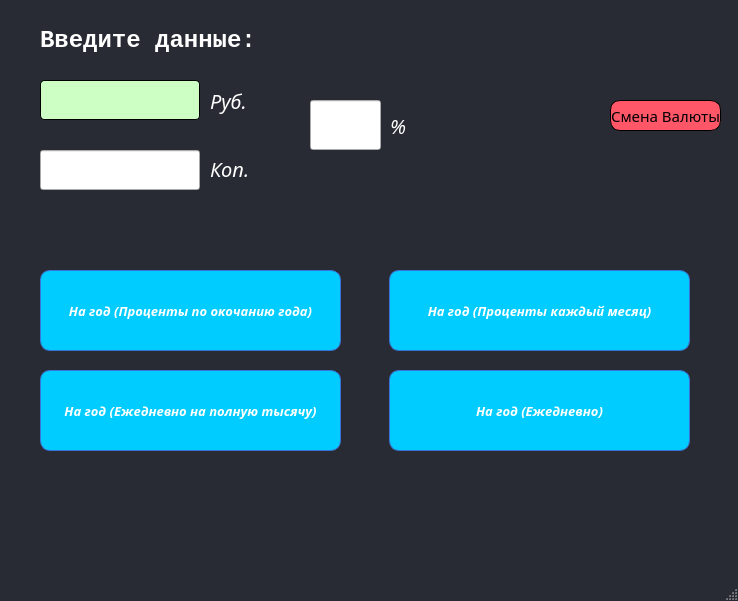
<?xml version="1.0" encoding="UTF-8"?>
<ui version="4.0">
 <class>MainWindow</class>
 <widget class="QMainWindow" name="MainWindow">
  <property name="geometry">
   <rect>
    <x>0</x>
    <y>0</y>
    <width>738</width>
    <height>601</height>
   </rect>
  </property>
  <property name="font">
   <font>
    <pointsize>9</pointsize>
   </font>
  </property>
  <property name="windowTitle">
   <string>Bank</string>
  </property>
  <property name="windowIcon">
   <iconset>
    <normalon>:/resources/img/bank_1.jpg</normalon>
   </iconset>
  </property>
  <property name="autoFillBackground">
   <bool>false</bool>
  </property>
  <property name="styleSheet">
   <string notr="true">QMainWindow{
	background-color: rgb(40, 43, 51)
}</string>
  </property>
  <widget class="QWidget" name="centralwidget">
   <property name="styleSheet">
    <string notr="true">QMainWindow { 
background-color: #95EF8F }
</string>
   </property>
   <widget class="QPushButton" name="push_button_change_curr">
    <property name="geometry">
     <rect>
      <x>610</x>
      <y>100</y>
      <width>111</width>
      <height>31</height>
     </rect>
    </property>
    <property name="font">
     <font>
      <family>Monaco</family>
      <pointsize>11</pointsize>
     </font>
    </property>
    <property name="mouseTracking">
     <bool>false</bool>
    </property>
    <property name="tabletTracking">
     <bool>false</bool>
    </property>
    <property name="styleSheet">
     <string notr="true">QPushButton {background-color: rgb(255, 86, 104);
	 border-width: 1px; 
	 border-style: solid;
	border: 1px solid rgb(0, 0, 0);
 	 border-radius: 10px;
 	 color: black;
	font-family: Monaco;
 }

QPushButton:pressed {
	background-color: #8BBBA6;
 	border-width: 2px; 
 	border-style: solid;
  	border-radius: 8px;
	color: black;
}

QPushButton:hover
{ 
	background-color: rgb(250, 250, 250);
	border-width: 2px; 
 	border-style: solid;
  	border-radius: 10px;
	color: green;
	font-family: Monaco;
}</string>
    </property>
    <property name="text">
     <string>Смена Валюты</string>
    </property>
   </widget>
   <widget class="QPushButton" name="push_button_fourth_var">
    <property name="geometry">
     <rect>
      <x>389</x>
      <y>370</y>
      <width>301</width>
      <height>81</height>
     </rect>
    </property>
    <property name="font">
     <font>
      <family>Monaco</family>
      <pointsize>10</pointsize>
      <weight>75</weight>
      <italic>true</italic>
      <bold>true</bold>
      <underline>false</underline>
      <strikeout>false</strikeout>
     </font>
    </property>
    <property name="mouseTracking">
     <bool>false</bool>
    </property>
    <property name="tabletTracking">
     <bool>false</bool>
    </property>
    <property name="styleSheet">
     <string notr="true">QPushButton {
    padding:4px;
    color: #fff;
    border-radius: 10px;
    border: 1px solid #3873d9;
    background-color: rgb(0, 204, 255);
	font-family: Monaco;
 }

QPushButton:hover{
	border-color: rgb(47, 48, 46);
	background-color: rgb rgb(170, 255, 255);
	color: white;
	font-size: 14px;
	font: large;
	border-radius: 10px;
    border: 1px solid #3873d9;
	font-family: Monaco;
font-style: italic;
font-weight: 900;
}


</string>
    </property>
    <property name="text">
     <string>На год (Ежедневно)</string>
    </property>
   </widget>
   <widget class="QPushButton" name="push_button_third_var">
    <property name="geometry">
     <rect>
      <x>40</x>
      <y>370</y>
      <width>301</width>
      <height>81</height>
     </rect>
    </property>
    <property name="font">
     <font>
      <family>Monaco</family>
      <pointsize>10</pointsize>
      <weight>75</weight>
      <italic>true</italic>
      <bold>true</bold>
      <underline>false</underline>
      <strikeout>false</strikeout>
     </font>
    </property>
    <property name="mouseTracking">
     <bool>false</bool>
    </property>
    <property name="tabletTracking">
     <bool>false</bool>
    </property>
    <property name="styleSheet">
     <string notr="true">QPushButton {
    padding:4px;
    color: #fff;
    border-radius: 10px;
    border: 1px solid #3873d9;
    background-color: rgb(0, 204, 255);
	font-family: Monaco;
 }

QPushButton:hover{
	border-color: rgb(47, 48, 46);
	background-color: rgb rgb(170, 255, 255);
	color: white;
	font-size: 14px;
	font: large;
	border-radius: 10px;
    border: 1px solid #3873d9;
	font-family: Monaco;
font-style: italic;
font-weight: 900;
}


</string>
    </property>
    <property name="text">
     <string>На год (Ежедневно на полную тысячу)</string>
    </property>
   </widget>
   <widget class="QPushButton" name="push_button_second_var">
    <property name="geometry">
     <rect>
      <x>389</x>
      <y>270</y>
      <width>301</width>
      <height>81</height>
     </rect>
    </property>
    <property name="font">
     <font>
      <family>Monaco</family>
      <pointsize>10</pointsize>
      <weight>75</weight>
      <italic>true</italic>
      <bold>true</bold>
      <underline>false</underline>
      <strikeout>false</strikeout>
     </font>
    </property>
    <property name="mouseTracking">
     <bool>false</bool>
    </property>
    <property name="tabletTracking">
     <bool>false</bool>
    </property>
    <property name="styleSheet">
     <string notr="true">QPushButton {
    padding:4px;
    color: #fff;
    border-radius: 10px;
    border: 1px solid #3873d9;
    background-color: rgb(0, 204, 255);
	font-family: Monaco;
 }

QPushButton:hover{
	border-color: rgb(47, 48, 46);
	background-color: rgb rgb(170, 255, 255);
	color: white;
	font-size: 14px;
	font: large;
	border-radius: 10px;
    border: 1px solid #3873d9;
	font-family: Monaco;
font-style: italic;
font-weight: 900;
}


</string>
    </property>
    <property name="text">
     <string>На год (Проценты каждый месяц)</string>
    </property>
   </widget>
   <widget class="QPushButton" name="push_button_first_var">
    <property name="geometry">
     <rect>
      <x>40</x>
      <y>270</y>
      <width>301</width>
      <height>81</height>
     </rect>
    </property>
    <property name="font">
     <font>
      <family>Monaco</family>
      <pointsize>10</pointsize>
      <weight>75</weight>
      <italic>true</italic>
      <bold>true</bold>
      <underline>false</underline>
      <strikeout>false</strikeout>
     </font>
    </property>
    <property name="mouseTracking">
     <bool>false</bool>
    </property>
    <property name="tabletTracking">
     <bool>false</bool>
    </property>
    <property name="acceptDrops">
     <bool>false</bool>
    </property>
    <property name="autoFillBackground">
     <bool>false</bool>
    </property>
    <property name="styleSheet">
     <string notr="true">QPushButton {
    padding:4px;
    color: #fff;
    border-radius: 10px;
    border: 1px solid #3873d9;
    background-color: rgb(0, 204, 255);
	font-family: Monaco;
 }

QPushButton:hover{
	border-color: rgb(47, 48, 46);
	background-color: rgb rgb(170, 255, 255);
	color: white;
	font-size: 14px;
	font: large;
	border-radius: 10px;
    border: 1px solid #3873d9;
	font-family: Monaco;
font-style: italic;
font-weight: 900;
}


</string>
    </property>
    <property name="text">
     <string>На год (Проценты по окочанию года)</string>
    </property>
    <property name="checkable">
     <bool>false</bool>
    </property>
   </widget>
   <widget class="QLabel" name="label">
    <property name="geometry">
     <rect>
      <x>40</x>
      <y>20</y>
      <width>221</width>
      <height>41</height>
     </rect>
    </property>
    <property name="font">
     <font>
      <family>Courier New</family>
      <pointsize>18</pointsize>
      <weight>75</weight>
      <italic>false</italic>
      <bold>true</bold>
     </font>
    </property>
    <property name="styleSheet">
     <string notr="true">QLabel {
color: white;
}</string>
    </property>
    <property name="text">
     <string>Введите данные:</string>
    </property>
   </widget>
   <widget class="QLabel" name="label_2">
    <property name="geometry">
     <rect>
      <x>630</x>
      <y>10</y>
      <width>81</width>
      <height>81</height>
     </rect>
    </property>
    <property name="styleSheet">
     <string>QPushButton {
    padding:4px;
    color: #fff;
    border-radius: 10px;
    border: 1px solid #3873d9;
    background-color: rgb(0, 204, 255);
 }

QPushButton:hover{
	border-color: rgb(47, 48, 46);
	background-color: rgb rgb(170, 255, 255);
	color: balck;
	font-size: 14px;
	font:large;
	border-radius: 10px;
    border: 1px solid #3873d9;
}


</string>
    </property>
    <property name="text">
     <string/>
    </property>
    <property name="pixmap">
     <pixmap resource="Picture.qrc">:/resources/img/two-arrows.png</pixmap>
    </property>
   </widget>
   <widget class="QLabel" name="proc">
    <property name="geometry">
     <rect>
      <x>390</x>
      <y>100</y>
      <width>31</width>
      <height>51</height>
     </rect>
    </property>
    <property name="font">
     <font>
      <family>Monaco</family>
      <pointsize>15</pointsize>
      <weight>50</weight>
      <italic>true</italic>
      <bold>false</bold>
     </font>
    </property>
    <property name="styleSheet">
     <string notr="true">QLabel {
color: white;
font-family: Monaco;
}</string>
    </property>
    <property name="text">
     <string>%</string>
    </property>
   </widget>
   <widget class="QLineEdit" name="enter_pro">
    <property name="geometry">
     <rect>
      <x>310</x>
      <y>100</y>
      <width>71</width>
      <height>50</height>
     </rect>
    </property>
    <property name="font">
     <font>
      <pointsize>15</pointsize>
     </font>
    </property>
    <property name="styleSheet">
     <string notr="true">QLineEdit {
 background-color: rgb(205, 255, 197); 
border-width: 1px; 
 border-style: solid;  
border-radius: 4px; 
color: black;
}


186, 203, 233</string>
    </property>
   </widget>
   <widget class="QLabel" name="rub_us">
    <property name="geometry">
     <rect>
      <x>210</x>
      <y>80</y>
      <width>41</width>
      <height>41</height>
     </rect>
    </property>
    <property name="font">
     <font>
      <family>Monaco</family>
      <pointsize>15</pointsize>
      <weight>50</weight>
      <italic>true</italic>
      <bold>false</bold>
     </font>
    </property>
    <property name="styleSheet">
     <string notr="true">QLabel {
color: white;
font-family: Monaco;
}</string>
    </property>
    <property name="text">
     <string>Руб.</string>
    </property>
   </widget>
   <widget class="QLineEdit" name="enter_rub_us">
    <property name="geometry">
     <rect>
      <x>40</x>
      <y>80</y>
      <width>160</width>
      <height>40</height>
     </rect>
    </property>
    <property name="font">
     <font>
      <pointsize>15</pointsize>
     </font>
    </property>
    <property name="styleSheet">
     <string notr="true">QLineEdit {
 background-color: rgb(205, 255, 197); 
border-width: 1px; 
 border-style: solid;  
border-radius: 4px; 
color: black;
}


</string>
    </property>
   </widget>
   <widget class="QLabel" name="kop_cnt">
    <property name="geometry">
     <rect>
      <x>210</x>
      <y>148</y>
      <width>51</width>
      <height>41</height>
     </rect>
    </property>
    <property name="font">
     <font>
      <family>Monaco</family>
      <pointsize>15</pointsize>
      <weight>50</weight>
      <italic>true</italic>
      <bold>false</bold>
     </font>
    </property>
    <property name="styleSheet">
     <string notr="true">QLabel {
color: white;
font-family: Monaco;
}</string>
    </property>
    <property name="text">
     <string>Коп.</string>
    </property>
   </widget>
   <widget class="QLineEdit" name="enter_kop_cnt">
    <property name="geometry">
     <rect>
      <x>40</x>
      <y>150</y>
      <width>160</width>
      <height>40</height>
     </rect>
    </property>
    <property name="font">
     <font>
      <pointsize>15</pointsize>
     </font>
    </property>
    <property name="styleSheet">
     <string notr="true">QLineEdit {
 background-color: rgb(205, 255, 197); 
border-width: 1px; 
 border-style: solid;  
border-radius: 4px; 
color: black;
}


 rgb(255, 86, 104)
</string>
    </property>
   </widget>
  </widget>
  <widget class="QStatusBar" name="statusbar"/>
 </widget>
 <resources>
  <include location="Picture.qrc"/>
 </resources>
 <connections/>
</ui>
